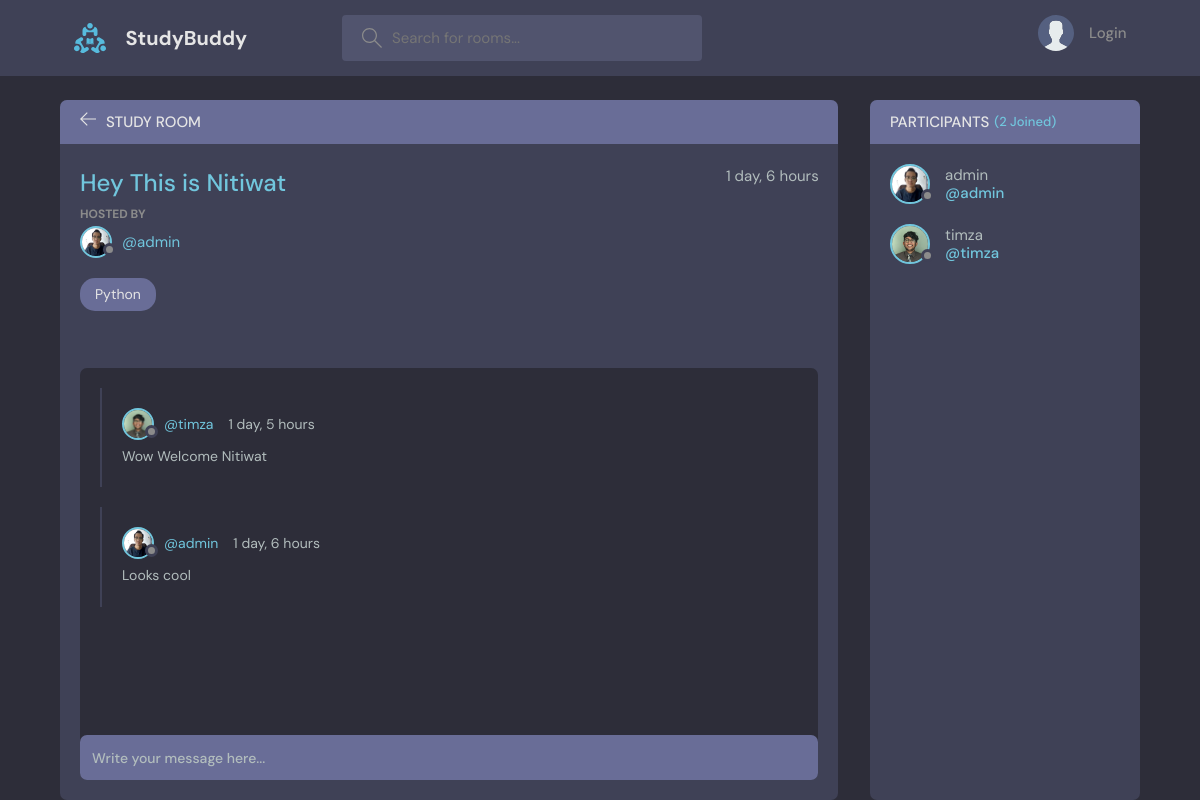
The page /room/1/ on the database its author committed.
### base/models.py (models this page shows, shortened)
class Room(models.Model):
    host = models.ForeignKey(User, on_delete=models.SET_NULL, null=True)
    topic = models.ForeignKey(Topic, on_delete=models.SET_NULL, null=True)
    name = models.CharField(max_length=200)
    description =  models.TextField(null=True, blank=True)
    participants = models.ManyToManyField(User, related_name='participants', blank=True)
    updated = models.DateTimeField(auto_now=True)
    created = models.DateTimeField(auto_now_add=True)
    class Meta:
        ordering = ['-updated', '-created']

class User(AbstractUser):
    name = models.CharField(max_length=200, null=True)
    email = models.EmailField(unique=True,null=True)
    bio = models.TextField(null=True)
    avatar = models.ImageField(null=True, default="avatar.svg")
    USERNAME_FIELD =  'email'
    REQUIRED_FIELDS = []

class Topic(models.Model):
    name = models.CharField(max_length=200)
    def __str__(self) -> str:
        return self.name

class Message(models.Model):
    user = models.ForeignKey(User, on_delete=models.CASCADE)
    room = models.ForeignKey(Room, on_delete=models.CASCADE)
    body = models.TextField()
    updated = models.DateTimeField(auto_now=True)
    created = models.DateTimeField(auto_now_add=True)
    class Meta:
        ordering = ['-updated', '-created']

### base/views.py (the view, shortened to what this page needs)
# urls.py: path('room/<int:pk>/', views.room, name='room'),
def room(request, pk):
    room = Room.objects.get(id=pk)
    room_messages = room.message_set.all() # message_set is pointer to class Message in models
    participants = room.participants.all()
    context = {'room':room, 'room_messages': room_messages, 'participants': participants}
    return render(request, 'base/room.html', context)

### base/templates/base/room.html (shortened to what this page needs)
{% extends 'main.html' %}
{% block content %}
    <main class="profile-page layout layout--2">
      <div class="container">
        <div class="room">
          <div class="room__top">
            <div class="room__topLeft">
              <a href="{% url 'home' %}">
                <svg version="1.1" xmlns="http://www.w3.org/2000/svg" width="32" height="32" viewBox="0 0 32 32">
                  <title>arrow-left</title>
                  <path
                    d="M13.723 2.286l-13.723 13.714 13.719 13.714 1.616-1.611-10.96-10.96h27.625v-2.286h-27.625l10.965-10.965-1.616-1.607z"
                  ></path>
                </svg>
              </a>
              <h3>Study Room</h3>
            </div>
          </div>
          <div class="room__box scroll">
            <div class="room__header scroll">
              <div class="room__info">
                <h3>{{room.name}}</h3>
                <span>{{room.created|timesince}}</span>
              </div>
              <div class="room__hosted">
                <p>Hosted By</p>
                <a href="{% url 'user-profile' room.host.id %}" class="room__author">
                  <div class="avatar avatar--small">
                    <img src="{{room.host.avatar.url}}" />
                  </div>
                  <span>@{{room.host.username}}</span>
                </a>
              </div>
              <span class="room__topics">{{room.topic}}</span>
            </div>
            <div class="room__conversation">
              <div class="threads scroll">
                {% for room_message in room_messages %}
                <div class="thread">
                  <div class="thread__top">
                    <div class="thread__author">
                      <a href="{% url 'user-profile' room_message.user.id %}" class="thread__authorInfo">
                        <div class="avatar avatar--small">
                          <img src="{{room_message.user.avatar.url}}" />
                        </div>
                        <span>@{{room_message.user.username}}</span>
                      </a>
                      <span class="thread__date">{{room_message.created|timesince}}</span>
                    </div>
                  </div>
                  <div class="thread__details">
                    {{room_message.body}}
                  </div>
                </div>
                {% endfor %}
              </div>
            </div>
          </div>
          <div class="room__message">
            <form action="" method="POST">
              <input name="body" placeholder="Write your message here..." />
            </form>
          </div>
        </div>
        <div class="participants">
          <h3 class="participants__top">Participants <span>({{participants.count}} Joined)</span></h3>
          <div class="participants__list scroll">
            {% for user in participants %}
            <a href="{% url 'user-profile' user.id %}" class="participant">
              <div class="avatar avatar--medium">
                <img src="{{user.avatar.url}}" />
              </div>
              <p>
                {{user.username}}
                <span>@{{user.username}}</span>
              </p>
            </a>
            {% endfor %}
          </div>
        </div>
      </div>
    </main>
{% endblock %}

### templates/main.html (shortened to what this page needs)
<!DOCTYPE html>
{% load static %}
<html lang="en">
  <head>
    <link rel="stylesheet" href="{% static 'styles/style.css' %}" />
  </head>
  <body>
    {% include 'navbar.html' %}
    {% block content %}
    {% endblock content %}
  </body>
</html>

### templates/navbar.html (shortened to what this page needs)
{% load static %}
<header class="header header--loggedIn">
    <div class="container">
      <a href="{% url 'home' %}" class="header__logo">
        <img src="{% static 'images/logo.svg' %}" />
        <h1>StudyBuddy</h1>
      </a>
      <form class="header__search" method="GET" action="{% url 'home' %}">
        <label>
          <input type="text" name="q" placeholder="Search for rooms..." />
        </label>
      </form>
      <nav class="header__menu">
        {% if request.user.is_authenticated %}
        <div class="header__user">
          <a href="{% url 'update-user' %}">
            <div class="avatar avatar--medium active">
              <img src="{{request.user.avatar.url}}" />
            </div>
            <p>{{ request.user.username }}<span>@{{ request.user.username }}</span></p>
          </a>
          <button class="dropdown-button">
            <svg version="1.1" xmlns="http://www.w3.org/2000/svg" width="32" height="32" viewBox="0 0 32 32">
              <title>chevron-down</title>
              <path d="M16 21l-13-13h-3l16 16 16-16h-3l-13 13z"></path>
            </svg>
          </button>
        </div>
        {% else %}
        <a href="{% url 'login' %}">
            <img src="{% static 'images/avatar.svg' %}">
            <p>Login</p>
        </a>
        {% endif %}
      </nav>
    </div>
  </header>

### rows shown on the page
Room: name "Hey This is Nitiwat", created "1 day, 6 hours", host.avatar (picture), host.username "admin", topic "Python"
Message: user.avatar (picture), user.username "timza", created "1 day, 5 hours", body "Wow Welcome Nitiwat"
Message: user.avatar (picture), user.username "admin", created "1 day, 6 hours", body "Looks cool"
User: avatar (picture), username "admin"
User: avatar (picture), username "timza"

### other values the page prints
{{ participants.count }} "2"
